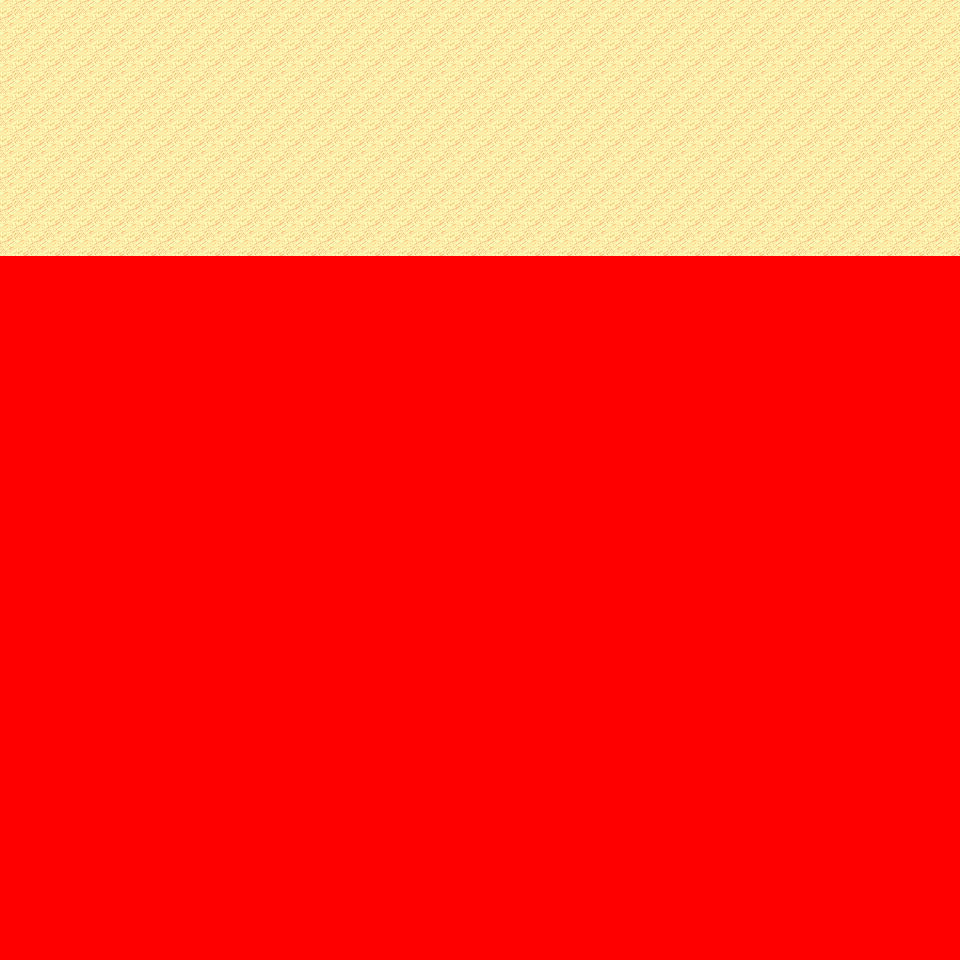

Rendered tile map (Tiled .tmx) drawn with the repository's tilesets; below, a short description and the map source with its tile grids summarised:
An orthogonal 30x30 tile map with 32x32 px tiles, 6 tile layers (Ground, Object, Object2, Above, ...), 11 tilesets and 3 objects (3x mapchange).

<map version="1.0" orientation="orthogonal" renderorder="right-down" width="30" height="30" tilewidth="32" tileheight="32" nextobjectid="4">
  <tileset firstgid="1" name="tileset_logic_collision" tilewidth="32" tileheight="32" tilecount="1" columns="1">
    <image source="../drawable/tileset_logic_collision.png" width="32" height="32" />
  </tileset>
  <tileset firstgid="2" name="tileset_ground_ground" tilewidth="32" tileheight="32" tilecount="33" columns="3">
    <image source="../drawable/tileset_ground_ground.png" width="96" height="352" />
  </tileset>
  <tileset firstgid="35" name="tileset_ground_ridge_earth_pale" tilewidth="32" tileheight="32" tilecount="96" columns="12">
    <image source="../drawable/tileset_ground_ridge_earth_pale.png" width="384" height="256" />
  </tileset>
  <tileset firstgid="131" name="tileset_ground_ridge_earth_dark" tilewidth="32" tileheight="32" tilecount="96" columns="12">
    <image source="../drawable/tileset_ground_ridge_earth_dark.png" width="384" height="256" />
  </tileset>
  <tileset firstgid="227" name="tileset_terrain_desert" tilewidth="32" tileheight="32" tilecount="88" columns="8">
    <image source="../drawable/tileset_terrain_desert.png" width="256" height="352" />
  </tileset>
  <tileset firstgid="315" name="tileset_ground_sand_2" tilewidth="32" tileheight="32" tilecount="15" columns="5">
    <image source="../drawable/tileset_ground_sand_2.png" width="160" height="96" />
  </tileset>
  <tileset firstgid="330" name="tileset_plant_cactus_2" tilewidth="32" tileheight="32" tilecount="10" columns="5">
    <image source="../drawable/tileset_plant_cactus_2.png" width="160" height="64" />
  </tileset>
  <tileset firstgid="340" name="tileset_plant_cactus" tilewidth="32" tileheight="32" tilecount="2" columns="1">
    <image source="../drawable/tileset_plant_cactus.png" width="32" height="64" />
  </tileset>
  <tileset firstgid="342" name="tileset_plant_tree_evergreen" tilewidth="32" tileheight="32" tilecount="36" columns="3">
    <image source="../drawable/tileset_plant_tree_evergreen.png" width="96" height="384" />
  </tileset>
  <tileset firstgid="378" name="tileset_ground_rock_pebbles" tilewidth="32" tileheight="32" tilecount="3" columns="1">
    <image source="../drawable/tileset_ground_rock_pebbles.png" width="32" height="96" />
  </tileset>
  <tileset firstgid="381" name="tileset_plant_star_shaped_plants" tilewidth="32" tileheight="32" tilecount="6" columns="2">
    <image source="../drawable/tileset_plant_star_shaped_plants.png" width="64" height="96" />
  </tileset>
  <layer name="Ground" width="30" height="30">
    <data>[900 cells, 240 non-empty, 1 distinct tile ids]</data>
  </layer>
  <layer name="Object" width="30" height="30">
    <data>[900 cells, 0 non-empty, 0 distinct tile ids]</data>
  </layer>
  <layer name="Object2" width="30" height="30">
    <data>[900 cells, 0 non-empty, 0 distinct tile ids]</data>
  </layer>
  <layer name="Above" width="30" height="30">
    <data>[900 cells, 0 non-empty, 0 distinct tile ids]</data>
  </layer>
  <layer name="Above2" width="30" height="30">
    <data>[900 cells, 0 non-empty, 0 distinct tile ids]</data>
  </layer>
  <layer name="Walkable" width="30" height="30">
    <data>[900 cells, 660 non-empty, 1 distinct tile ids]</data>
  </layer>
  <objectgroup name="MapEvents">
    <object id="1" name="north" type="mapchange" x="0" y="0" width="960" height="32">
      <properties>
        <property name="map" value="0_ados_mountain_n2_w2_x1_y3" />
        <property name="place" value="south" />
      </properties>
    </object>
    <object id="2" name="west" type="mapchange" x="0" y="0" width="32" height="256">
      <properties>
        <property name="map" value="0_ados_mountain_n2_w2_x0_y4" />
        <property name="place" value="east" />
      </properties>
    </object>
    <object id="3" name="east" type="mapchange" x="928" y="0" width="32" height="256">
      <properties>
        <property name="map" value="0_ados_mountain_n2_w2_x2_y4" />
        <property name="place" value="west" />
      </properties>
    </object>
  </objectgroup>
</map>
